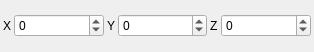
<?xml version="1.0" encoding="UTF-8"?>
<ui version="4.0">
 <class>Form</class>
 <widget class="QWidget" name="Form">
  <property name="geometry">
   <rect>
    <x>0</x>
    <y>0</y>
    <width>314</width>
    <height>52</height>
   </rect>
  </property>
  <property name="windowTitle">
   <string>Form</string>
  </property>
  <layout class="QVBoxLayout" name="verticalLayout">
   <property name="spacing">
    <number>3</number>
   </property>
   <property name="leftMargin">
    <number>3</number>
   </property>
   <property name="topMargin">
    <number>3</number>
   </property>
   <property name="rightMargin">
    <number>3</number>
   </property>
   <property name="bottomMargin">
    <number>3</number>
   </property>
   <item>
    <layout class="QHBoxLayout" name="horizontalLayout_2">
     <item>
      <widget class="QLabel" name="label_2">
       <property name="text">
        <string>X</string>
       </property>
      </widget>
     </item>
     <item>
      <widget class="QSpinBox" name="prop_x">
       <property name="sizePolicy">
        <sizepolicy hsizetype="Expanding" vsizetype="Fixed">
         <horstretch>0</horstretch>
         <verstretch>0</verstretch>
        </sizepolicy>
       </property>
       <property name="minimum">
        <number>-1000</number>
       </property>
       <property name="maximum">
        <number>1000</number>
       </property>
      </widget>
     </item>
     <item>
      <widget class="QLabel" name="label">
       <property name="text">
        <string>Y</string>
       </property>
      </widget>
     </item>
     <item>
      <widget class="QSpinBox" name="prop_y">
       <property name="sizePolicy">
        <sizepolicy hsizetype="Expanding" vsizetype="Fixed">
         <horstretch>0</horstretch>
         <verstretch>0</verstretch>
        </sizepolicy>
       </property>
       <property name="minimum">
        <number>-1000</number>
       </property>
       <property name="maximum">
        <number>1000</number>
       </property>
      </widget>
     </item>
     <item>
      <widget class="QLabel" name="label_3">
       <property name="text">
        <string>Z</string>
       </property>
      </widget>
     </item>
     <item>
      <widget class="QSpinBox" name="prop_z">
       <property name="sizePolicy">
        <sizepolicy hsizetype="Expanding" vsizetype="Fixed">
         <horstretch>0</horstretch>
         <verstretch>0</verstretch>
        </sizepolicy>
       </property>
       <property name="minimum">
        <number>-1000</number>
       </property>
       <property name="maximum">
        <number>1000</number>
       </property>
      </widget>
     </item>
    </layout>
   </item>
  </layout>
 </widget>
 <resources/>
 <connections/>
</ui>
